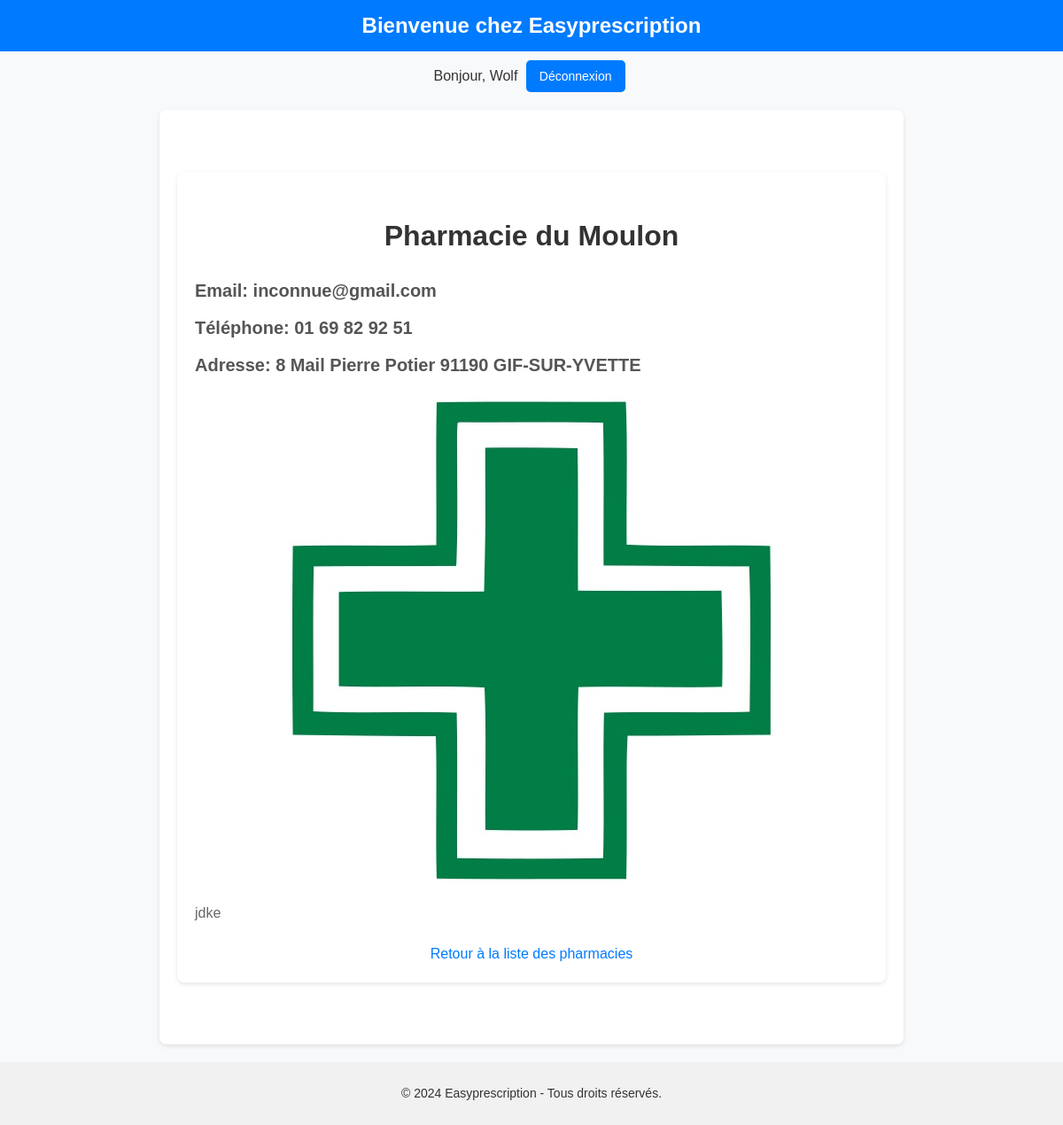
Screenshot of /pharmacie/pharmacie_du_moulon/ (signed in) with the database file from the repository.
### pharmacies/models.py (models this page shows, shortened)
class Pharmacie(models.Model):
    name = models.CharField(max_length=128)
    slug = models.SlugField(max_length=128)
    adresse = models.CharField(max_length=256)
    email = models.EmailField(unique=True)
    telephone = models.CharField(max_length=15, blank=True, null=True)
    latitude = models.DecimalField(max_digits=9, decimal_places=6, blank=True, null=True)
    longitude = models.DecimalField(max_digits=9, decimal_places=6, blank=True, null=True)
    thumbnail = models.ImageField(upload_to= "p_pharmacies", blank= True, null= True)
    description = models.CharField(max_length=3000)

### dashboard/views.py (the view)
# urls.py: path("pharmacie/<str:slug>/",views.pharmacie_detail, name="pharmacie"),
def pharmacie_detail(request, slug):
    pharmacie = get_object_or_404(Pharmacie, slug=slug)
    print("pharmacie : ",pharmacie.thumbnail)
    return render(request, 'dashboard/detail.html', context={"pharmacie": pharmacie})

### dashboard/templates/dashboard/detail.html (shortened to what this page needs)
{% extends 'base.html' %}
{% block content %}
    <div class="pharmacy-detail-container">
        <h2>{{ pharmacie.name }}</h2>
        <h3>Email: {{ pharmacie.email }}</h3>
        <h3>Téléphone: {{ pharmacie.telephone }}</h3>
        <h4>Adresse: {{ pharmacie.adresse }}</h4>
        <img src="{{ pharmacie.thumbnail.url }}" alt="{{ pharmacie.name }}">
        <p>{{ pharmacie.description }}</p>
        <a href="{% url 'dashboard' %}" class="back-link">Retour à la liste des pharmacies</a>
    </div>
{% endblock %}

### templates/base.html (shortened to what this page needs)
<!DOCTYPE html>
<html lang="fr">
<head>
</head>
<body>
    <header>
        <h1>Bienvenue chez Easyprescription</h1>
    </header>
    <nav>
        {% if user.is_authenticated %}
            <span>Bonjour, {{ user.username }}</span>
            <form action="{% url 'logout' %}" method="get">
                <button type="submit">Déconnexion</button>
            </form>
        {% endif %}
    </nav>
    <main>
        {% block content %}
        {% endblock %}
    </main>
    <footer>
        <p>&copy; 2024 Easyprescription - Tous droits réservés.</p>
    </footer>
</body>
</html>

### templates/base.html (style rules this page uses)
body { font-family: Arial, sans-serif; line-height: 1.6; margin: 0; padding: 0; background-color: #f8f9fa; color: #333; }
header { background-color: #007bff; color: white; padding: 10px 20px; text-align: center; }
header h1 { margin: 0; font-size: 24px; }
nav { margin: 10px 0; text-align: center; }
nav form { display: inline-block; margin: 0 5px; }
nav button { padding: 10px 15px; background-color: #007bff; color: white; border: none; border-radius: 5px; cursor: pointer; font-size: 14px; }
main { max-width: 800px; margin: 20px auto; background: white; padding: 20px; border-radius: 8px; box-shadow: 0 2px 5px rgba(0, 0, 0, 0.1); }
footer { text-align: center; margin-top: 20px; padding: 10px 0; background-color: #f1f1f1; font-size: 14px; }

### dashboard/templates/dashboard/detail.html (style rules this page uses)
.pharmacy-detail-container { max-width: 900px; margin: 50px auto; padding: 20px; background-color: white; border-radius: 8px; box-shadow: 0 2px 5px rgba(0, 0, 0, 0.1); }
.pharmacy-detail-container h2 { font-size: 32px; color: #333; text-align: center; margin-bottom: 20px; }
.pharmacy-detail-container h3, .pharmacy-detail-container h4 { font-size: 20px; color: #555; margin: 10px 0; }
.pharmacy-detail-container p { font-size: 16px; line-height: 1.6; color: #666; }
.pharmacy-detail-container img { display: block; max-width: 100%; margin: 20px auto; border-radius: 8px; }
.back-link { display: block; text-align: center; margin-top: 20px; font-size: 16px; color: #007bff; text-decoration: none; }

### rows the page displays
Pharmacie: name "Pharmacie du Moulon", email "inconnue@gmail.com", telephone "01 69 82 92 51", adresse "8 Mail Pierre Potier 91190 GIF-SUR-YVETTE", thumbnail (picture), description "jdke"

### other values shown
{{ user.username }} "Wolf"
